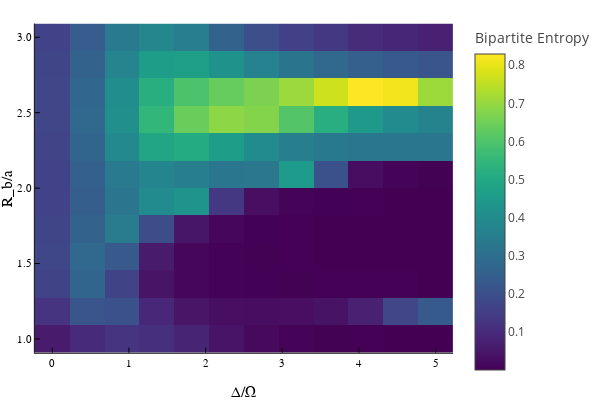

Notebook code cell kept with this figure:
### Code cell
plotlyjs()
N=9
resolution=12
separation_assumption=2
sites = siteinds("S=1/2", N)
psi0 = MPS(sites, ["Dn" for i = 1:N])
# psi0 = randomMPS(sites; linkdims=50)
plot(stand(N, resolution, 2, separation_assumption, 1, 3, 5, psi0, sites, false)[2])

### Figure 1 — Plotly figure (JSON) as saved in the notebook; plotly's stock layout.template omitted (floating-point values rounded to 4 significant figures; data arrays with more than 128 entries replaced by an {"elided": "..."} marker saying what was removed)
{"data": [{"colorbar": {"title": "Bipartite Entropy"}, "colorscale": {"elided": "256x2 mixed values"}, "hoverinfo": "text", "name": "y1", "showlegend": false, "showscale": true, "text": {"elided": "12x12 str values"}, "type": "heatmap", "x": [-0.2273, 0.2273, 0.6818, 1.136, 1.591, 2.045, 2.5, 2.955, 3.409, 3.864, 4.318, 4.773, 5.227], "xaxis": "x", "y": [0.9091, 1.091, 1.273, 1.455, 1.636, 1.818, 2, 2.182, 2.364, 2.545, 2.727, 2.909, 3.091], "yaxis": "y", "z": {"elided": "12x12 float values"}, "zmax": 0.8295, "zmin": 0.0001131}], "layout": {"annotations": [], "height": 400, "legend": {"bgcolor": "rgba(255, 255, 255, 1.000)", "bordercolor": "rgba(0, 0, 0, 1.000)", "borderwidth": 1, "font": {"color": "rgba(0, 0, 0, 1.000)", "family": "sans-serif", "size": 11}, "title": {"font": {"color": "rgba(0, 0, 0, 1.000)", "family": "sans-serif", "size": 15}, "text": ""}, "tracegroupgap": 0, "traceorder": "normal", "x": 1, "xanchor": "auto", "y": 1, "yanchor": "auto"}, "margin": {"b": 20, "l": 0, "r": 0, "t": 20}, "paper_bgcolor": "rgba(255, 255, 255, 1.000)", "plot_bgcolor": "rgba(255, 255, 255, 1.000)", "showlegend": true, "width": 600, "xaxis": {"anchor": "y", "domain": [0.07647, 0.9934], "gridcolor": "rgba(0, 0, 0, 0.100)", "gridwidth": 0.5, "linecolor": "rgba(0, 0, 0, 1.000)", "mirror": false, "range": [-0.2273, 5.227], "showgrid": true, "showline": true, "showticklabels": true, "tickangle": 0, "tickcolor": "rgb(0, 0, 0)", "tickfont": {"color": "rgba(0, 0, 0, 1.000)", "family": "sans-serif", "size": 11}, "tickmode": "array", "ticks": "inside", "ticktext": ["0", "1", "2", "3", "4", "5"], "tickvals": [0, 1, 2, 3, 4, 5], "title": "Δ/Ω", "titlefont": {"color": "rgba(0, 0, 0, 1.000)", "family": "sans-serif", "size": 15}, "type": "-", "visible": true, "zeroline": false, "zerolinecolor": "rgba(0, 0, 0, 1.000)"}, "yaxis": {"anchor": "x", "domain": [0.07581, 0.9902], "gridcolor": "rgba(0, 0, 0, 0.100)", "gridwidth": 0.5, "linecolor": "rgba(0, 0, 0, 1.000)", "mirror": false, "range": [0.9091, 3.091], "showgrid": true, "showline": true, "showticklabels": true, "tickangle": 0, "tickcolor": "rgb(0, 0, 0)", "tickfont": {"color": "rgba(0, 0, 0, 1.000)", "family": "sans-serif", "size": 11}, "tickmode": "array", "ticks": "inside", "ticktext": ["1.0", "1.5", "2.0", "2.5", "3.0"], "tickvals": [1, 1.5, 2, 2.5, 3], "title": "R_b/a", "titlefont": {"color": "rgba(0, 0, 0, 1.000)", "family": "sans-serif", "size": 15}, "type": "-", "visible": true, "zeroline": false, "zerolinecolor": "rgba(0, 0, 0, 1.000)"}}}
